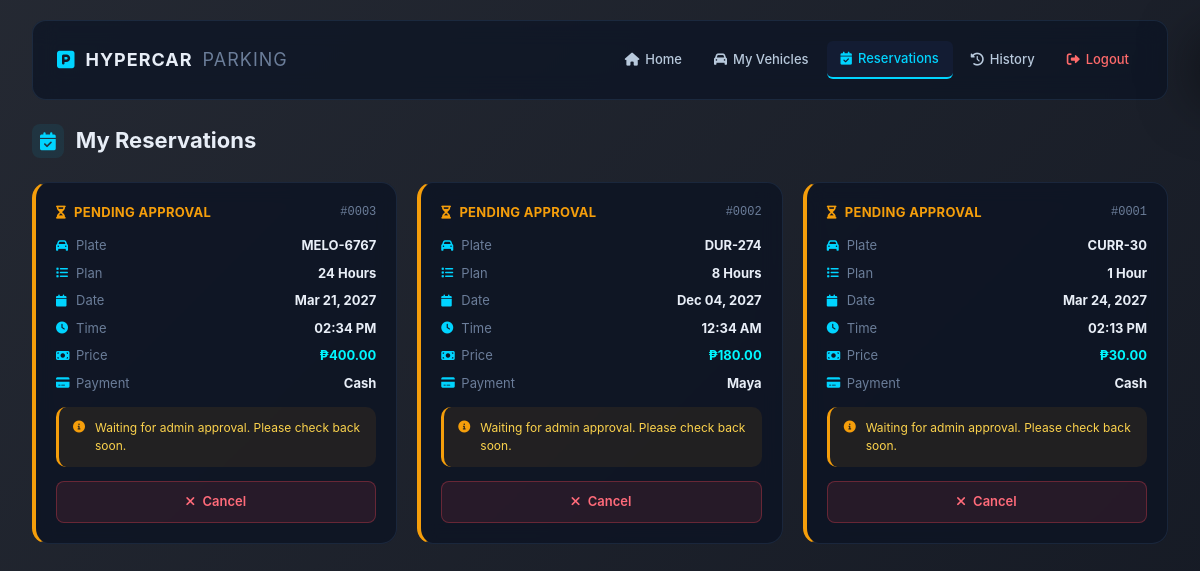
Page /user/my_reservations.php (signed in) on the committed database.
### tables this page shows
CREATE TABLE `reservations` (
  `id` int(11) NOT NULL,
  `user_id` int(11) DEFAULT NULL,
  `vehicle_id` int(11) DEFAULT NULL,
  `plate_number` varchar(20) DEFAULT NULL,
  `slot_number` int(11) DEFAULT NULL,
  `checkin_code` varchar(20) DEFAULT NULL,
  `qr_token` varchar(64) DEFAULT NULL,
  `plan_name` varchar(50) DEFAULT NULL,
  `duration_hours` int(11) DEFAULT NULL,
  `reservation_date` date DEFAULT NULL,
  `reservation_time` time DEFAULT NULL,
  `price` decimal(10,2) DEFAULT NULL,
  `payment_method` varchar(30) DEFAULT NULL,
  `status` enum('pending','approved','rejected','completed','cancelled') DEFAULT 'pending',
  `admin_note` text DEFAULT NULL,
  `approved_at` datetime DEFAULT NULL,
  `approved_by` varchar(50) DEFAULT NULL,
  `checked_in_at` datetime DEFAULT NULL,
  `rejected_at` datetime DEFAULT NULL,
  `rejected_reason` varchar(255) DEFAULT NULL,
  `expiry_at` datetime DEFAULT NULL,
  `created_at` timestamp NOT NULL DEFAULT current_timestamp()
);

### user/my_reservations.php (the view, shortened to what this page needs)
<?php
include "../db.php";
$user_id = $_SESSION['user_id'];
$reservations = mysqli_query($conn, "
    SELECT * FROM reservations
    WHERE user_id='$user_id'
    ORDER BY
        CASE status
            WHEN 'pending' THEN 1
            WHEN 'approved' THEN 2
            WHEN 'completed' THEN 3
            ELSE 4
        END,
        created_at DESC
");
?>
<!DOCTYPE html>
<html>
<head>
    <link rel="stylesheet" href="style.css">
    <link rel="stylesheet" href="https://cdnjs.cloudflare.com/ajax/libs/font-awesome/6.0.0-beta3/css/all.min.css">
</head>
<body>
<div class="user-dashboard">
    <header class="user-header">
        <div class="user-brand">
            <h1><i class="fas fa-parking"></i> HYPERCAR <span>PARKING</span></h1>
        </div>
        <nav class="user-nav">
            <a href="index.php"><i class="fas fa-home"></i> Home</a>
            <a href="my_vehicles.php"><i class="fas fa-car"></i> My Vehicles</a>
            <a href="my_reservations.php" class="active"><i class="fas fa-calendar-check"></i> Reservations</a>
            <a href="history.php"><i class="fas fa-history"></i> History</a>
            <a href="logout.php" class="logout"><i class="fas fa-sign-out-alt"></i> Logout</a>
        </nav>
    </header>
    <div class="page-content">
        <h1 class="page-title"><i class="fas fa-calendar-check"></i> My Reservations</h1>
        <?php if(mysqli_num_rows($reservations) > 0): ?>
        <div class="reservations-grid">
            <?php while($r = mysqli_fetch_assoc($reservations)):
            ?>
            <div class="reservation-card status-<?php echo $r['status']; ?>">
                <div class="res-header">
                    <div class="res-status">
                        <?php
                        $icons = [
                            'pending' => ['fa-hourglass-half', 'Pending Approval', '#f59e0b'],
                            'approved' => ['fa-check-circle', 'Approved', '#2ed573'],
                            'rejected' => ['fa-times-circle', 'Rejected', '#ff4757'],
                            'completed' => ['fa-check-double', 'Completed', '#4F7CAC'],
                            'cancelled' => ['fa-ban', 'Cancelled', '#7a8fa6']
                        ];
                        $ic = $icons[$r['status']] ?? ['fa-question', 'Unknown', '#7a8fa6'];
                        ?>
                        <i class="fas <?php echo $ic[0]; ?>" style="color:<?php echo $ic[2]; ?>;"></i>
                        <span style="color:<?php echo $ic[2]; ?>;"><?php echo $ic[1]; ?></span>
                    </div>
                    <div class="res-id">#<?php echo str_pad($r['id'], 4, '0', STR_PAD_LEFT); ?></div>
                </div>
                <div class="res-body">
                    <div class="res-row">
                        <span><i class="fas fa-car"></i> Plate</span>
                        <strong><?php echo htmlspecialchars($r['plate_number']); ?></strong>
                    </div>
                    <div class="res-row">
                        <span><i class="fas fa-list"></i> Plan</span>
                        <strong><?php echo htmlspecialchars($r['plan_name']); ?></strong>
                    </div>
                    <div class="res-row">
                        <span><i class="fas fa-calendar"></i> Date</span>
                        <strong><?php echo date('M d, Y', strtotime($r['reservation_date'])); ?></strong>
                    </div>
                    <div class="res-row">
                        <span><i class="fas fa-clock"></i> Time</span>
                        <strong><?php echo date('h:i A', strtotime($r['reservation_time'])); ?></strong>
                    </div>
                    <div class="res-row">
                        <span><i class="fas fa-money-bill"></i> Price</span>
                        <strong style="color:#00f7ff;">₱<?php echo number_format($r['price'], 2); ?></strong>
                    </div>
                    <div class="res-row">
                        <span><i class="fas fa-credit-card"></i> Payment</span>
                        <strong><?php echo htmlspecialchars($r['payment_method']); ?></strong>
                    </div>
                </div>
                <?php if($r['status'] === 'pending'): ?>
                <div class="res-info info-pending">
                    <i class="fas fa-info-circle"></i>
                    <span>Waiting for admin approval. Please check back soon.</span>
                </div>
                <?php endif; ?>
                <?php if($r['status'] === 'pending' || $r['status'] === 'approved'): ?>
                <a href="?cancel=<?php echo $r['id']; ?>"
                   class="btn-cancel-res"
                   onclick="return confirm('Cancel this reservation?');">
                    <i class="fas fa-times"></i> Cancel
                </a>
                <?php endif; ?>
            </div>
            <?php endwhile; ?>
        </div>
        <?php endif; ?>
    </div>
</div>
</body>
</html>

### user/style.css (style rules this page uses)
:root { --bg-deep: #060b16; --bg-panel: #0d1424; --bg-panel-2: #131c33; --accent: #4F7CAC; --blue: #2c5f8d; --cyan: #00d4ff; --cyan-glow: rgba(0, 212, 255, 0.35); --green: #2ed573; --orange: #f59e0b; --red: #ff4757; --text: #e8eef7; --text-soft: #b8c9dc; --text-muted: #6b7d99; --line: rgba(79, 124, 172, 0.18); --line-strong: rgba(79, 124, 172, 0.4); --radius-sm: 6px; --radius-md: 10px; --radius-lg: 14px; --shadow-md: 0 8px 30px rgba(0, 0, 0, 0.5); --shadow-lg: 0 20px 60px rgba(0, 0, 0, 0.7); }
* { box-sizing: border-box; margin: 0; padding: 0; }
html { overflow-x: hidden; }
body { background: linear-gradient(135deg, rgba(6, 11, 22, 0.88) 0%, rgba(6, 11, 22, 0.94) 100%), url("https://images.unsplash.com/photo-1506521781263-d8422e82f27a?w=1920&q=80") center/cover no-repeat fixed; color: var(--text); font-family: 'Inter', 'Segoe UI', system-ui, -apple-system, Arial, sans-serif; line-height: 1.5; min-height: 100vh; -webkit-font-smoothing: antialiased; font-size: 14px; background-attachment: fixed; }
.user-dashboard { max-width: 1400px; margin: 0 auto; padding: 0 32px 60px; }
.user-header { display: flex; justify-content: space-between; align-items: center; flex-wrap: wrap; gap: 16px; padding: 20px 24px; background: rgba(13, 20, 36, 0.75); backdrop-filter: blur(12px); border: 1px solid var(--line); border-radius: 14px; margin-bottom: 24px; margin-top: 20px; }
.user-brand h1 { font-size: 18px; font-weight: 700; color: var(--text); letter-spacing: 1px; display: flex; align-items: center; gap: 10px; }
.user-brand h1 i { color: var(--cyan); font-size: 20px; }
.user-brand h1 span { color: var(--text-muted); font-weight: 400; }
.user-nav { display: flex; gap: 4px; flex-wrap: wrap; }
.user-nav a { color: var(--text-soft); text-decoration: none; font-size: 13px; font-weight: 500; padding: 8px 14px; border-radius: var(--radius-sm); transition: 0.2s; display: flex; align-items: center; gap: 6px; }
.user-nav a.active { background: var(--bg-panel-2); color: var(--cyan); border-bottom: 2px solid var(--cyan); }
.user-nav .logout { color: #ff6b6b; }
.page-content { padding: 0; }
.page-title { color: var(--text); font-size: 22px; font-weight: 700; margin-bottom: 24px; display: flex; align-items: center; gap: 12px; }
.page-title i { color: var(--cyan); padding: 8px; background: rgba(0, 212, 255, 0.08); border-radius: 8px; font-size: 18px; }
.reservations-grid { display: grid; grid-template-columns: repeat(auto-fill, minmax(340px, 1fr)); gap: 20px; }
.reservation-card { background: rgba(13, 20, 36, 0.85); backdrop-filter: blur(10px); border: 1px solid var(--line); border-radius: 16px; padding: 20px; transition: 0.3s; position: relative; display: flex; flex-direction: column; gap: 14px; }
.reservation-card.status-pending { border-left: 4px solid #f59e0b; }
.res-header { display: flex; justify-content: space-between; align-items: center; }
.res-status { display: flex; align-items: center; gap: 8px; font-weight: 700; font-size: 13px; letter-spacing: 0.3px; text-transform: uppercase; }
.res-id { color: var(--text-muted); font-size: 12px; font-family: monospace; }
.res-body { display: flex; flex-direction: column; gap: 8px; }
.res-row { display: flex; justify-content: space-between; font-size: 13px; }
.res-row span { color: var(--text-muted); display: flex; align-items: center; gap: 6px; }
.res-row span i { color: var(--cyan); font-size: 12px; width: 14px; }
.res-row strong { color: var(--text); }
.res-info { display: flex; align-items: flex-start; gap: 10px; padding: 12px 14px; border-radius: 10px; font-size: 12px; line-height: 1.5; }
.res-info i { margin-top: 2px; flex-shrink: 0; }
.info-pending { background: rgba(245, 158, 11, 0.08); color: #fcd34d; border-left: 3px solid #f59e0b; }
.info-pending i { color: #f59e0b; }
.btn-cancel-res { display: flex; align-items: center; justify-content: center; gap: 8px; padding: 10px 16px; background: rgba(255, 71, 87, 0.1); color: #ff6b7a; border: 1px solid rgba(255, 71, 87, 0.3); border-radius: 8px; text-decoration: none; font-size: 13px; font-weight: 600; transition: 0.2s; margin-top: auto; }

### rows in the picture
reservations: status "PENDING APPROVAL", id "0003", plate_number "MELO-6767", plan_name "24 Hours", reservation_date "Mar 21, 2027", reservation_time "02:34 PM", price "400.00", payment_method "Cash", shows "Waiting for admin approval. Please check back soon."
reservations: status "PENDING APPROVAL", id "0002", plate_number "DUR-274", plan_name "8 Hours", reservation_date "Dec 04, 2027", reservation_time "12:34 AM", price "180.00", payment_method "Maya", shows "Waiting for admin approval. Please check back soon."
reservations: status "PENDING APPROVAL", id "0001", plate_number "CURR-30", plan_name "1 Hour", reservation_date "Mar 24, 2027", reservation_time "02:13 PM", price "30.00", payment_method "Cash", shows "Waiting for admin approval. Please check back soon."
